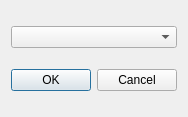
<?xml version="1.0" encoding="UTF-8"?>
<ui version="4.0">
 <class>MakeAnt</class>
 <widget class="QDialog" name="MakeAnt">
  <property name="geometry">
   <rect>
    <x>0</x>
    <y>0</y>
    <width>184</width>
    <height>117</height>
   </rect>
  </property>
  <property name="windowTitle">
   <string>Dialog</string>
  </property>
  <layout class="QVBoxLayout" name="verticalLayout">
   <item>
    <widget class="QComboBox" name="comboBox"/>
   </item>
   <item>
    <widget class="QDialogButtonBox" name="buttonBox">
     <property name="orientation">
      <enum>Qt::Horizontal</enum>
     </property>
     <property name="standardButtons">
      <set>QDialogButtonBox::Cancel|QDialogButtonBox::Ok</set>
     </property>
     <property name="centerButtons">
      <bool>true</bool>
     </property>
    </widget>
   </item>
  </layout>
 </widget>
 <resources/>
 <connections>
  <connection>
   <sender>buttonBox</sender>
   <signal>accepted()</signal>
   <receiver>MakeAnt</receiver>
   <slot>accept()</slot>
   <hints>
    <hint type="sourcelabel">
     <x>174</x>
     <y>83</y>
    </hint>
    <hint type="destinationlabel">
     <x>157</x>
     <y>116</y>
    </hint>
   </hints>
  </connection>
  <connection>
   <sender>buttonBox</sender>
   <signal>rejected()</signal>
   <receiver>MakeAnt</receiver>
   <slot>reject()</slot>
   <hints>
    <hint type="sourcelabel">
     <x>174</x>
     <y>89</y>
    </hint>
    <hint type="destinationlabel">
     <x>183</x>
     <y>116</y>
    </hint>
   </hints>
  </connection>
 </connections>
</ui>
